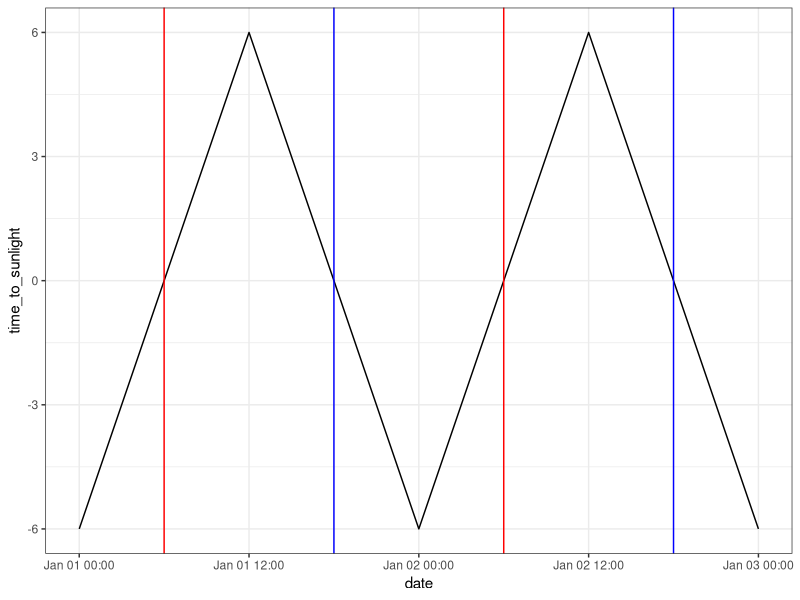

Source code (R):
# Calculating time from dawn/dusk

# Load packages ####

library(lubridate)
library(tidyverse)

# Create a range of date-times ####

d <- seq(from = ymd_hms("2022-01-01 00:00:00"),
         to = ymd_hms("2022-01-03 00:00:00"),
         by = 60) 

# Add a made-up time for dawn and dusk ####

test <- data.frame(date = d) %>% 
  mutate(dawn = ymd_hms(paste0(as_date(date), "06:00:00")),
         dusk = ymd_hms(paste0(as_date(date), "18:00:00")))

# Calculate time from dawn/dusk ####

test <- test %>% 
  mutate(time_to_dawn = difftime(date, dawn, tz = "MST", units = "hours"),
         time_to_dusk = difftime(date, dusk, tz = "MST", units = "hours")) %>% 
  mutate(time_to_sunlight = case_when(
    # If we are farther away in time from dusk than from dawn...
           abs(difftime(date, dusk, tz = "MST", units = "hours")) >
             abs(difftime(date, dawn, tz = "MST", units = "hours")) ~
             # ...then assign time from dawn 
             # (will be negative at nighttime and positive in the daytime)
             difftime(date, dawn, tz = "MST", units = "hours"),
           # If we are closer in time to dusk than to dawn...
           abs(difftime(date, dusk, tz = "MST", units = "hours")) <
             abs(difftime(date, dawn, tz = "MST", units = "hours")) ~
             # ...then assign time from dusk 
             # (will be negative at nighttime and positive in the daytime)
             -difftime(date, dusk, tz = "MST", units = "hours"),
           # If we are at an equal distance in time from dawn or dusk
           # (which means it's the middle of the day)...
           abs(difftime(date, dusk, tz = "MST", units = "hours")) ==
             abs(difftime(date, dawn, tz = "MST", units = "hours")) ~ 
             # ...then assign the absolute value of either 
             # (we want it to be positive)
             abs(difftime(date, dusk, tz = "MST", units = "hours"))
           )) %>% 
  mutate(time_to_sunlight = as.numeric(time_to_sunlight))

# Plot ####

ggplot(test, aes(x = date, y = time_to_sunlight)) +
  geom_line() +
  # Add vertical line to mark dawn in red
  geom_vline(aes(xintercept = dawn), color = "red") +
  # Add vertical line to mark dusk in blue
  geom_vline(aes(xintercept = dusk), color = "blue") +
  theme_bw()
